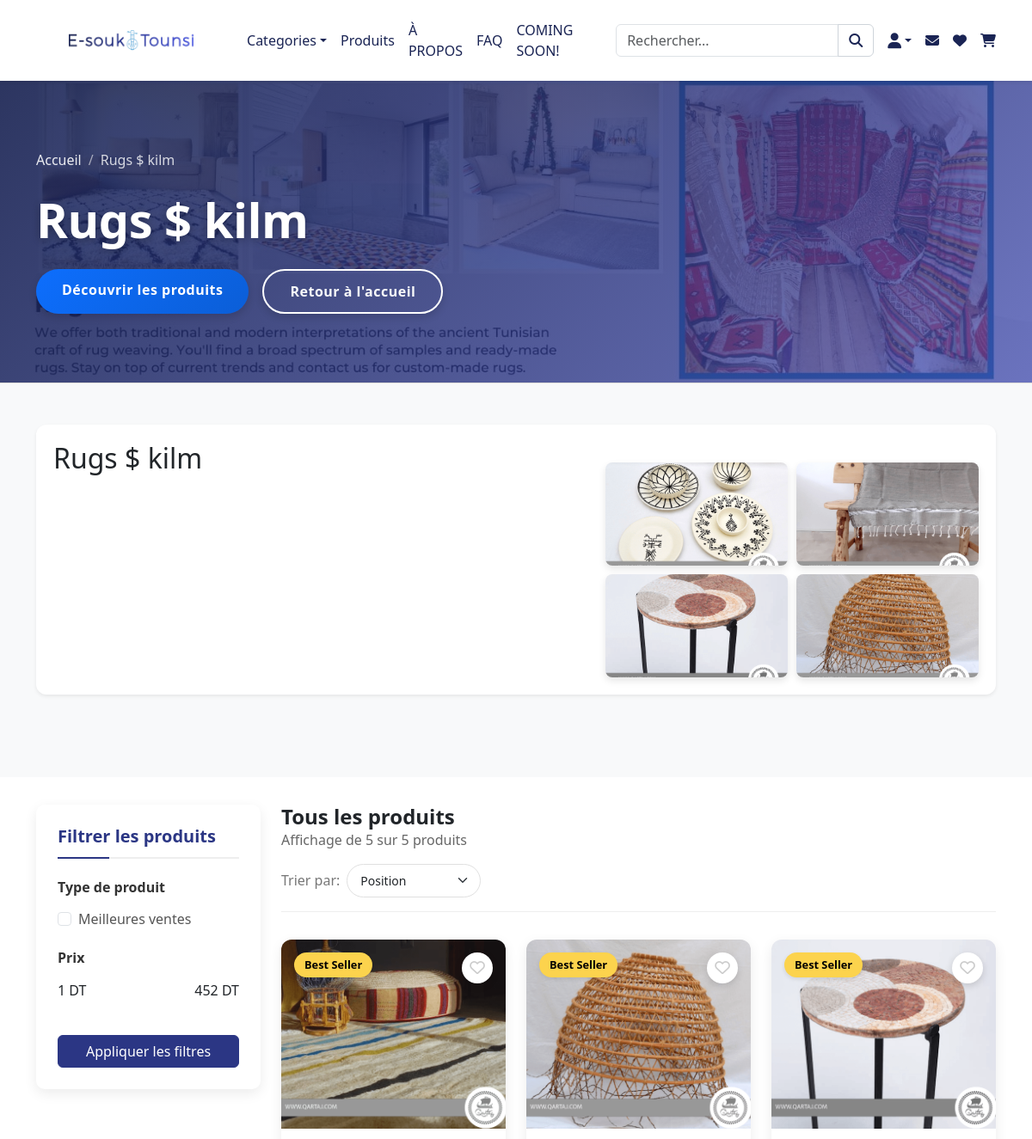
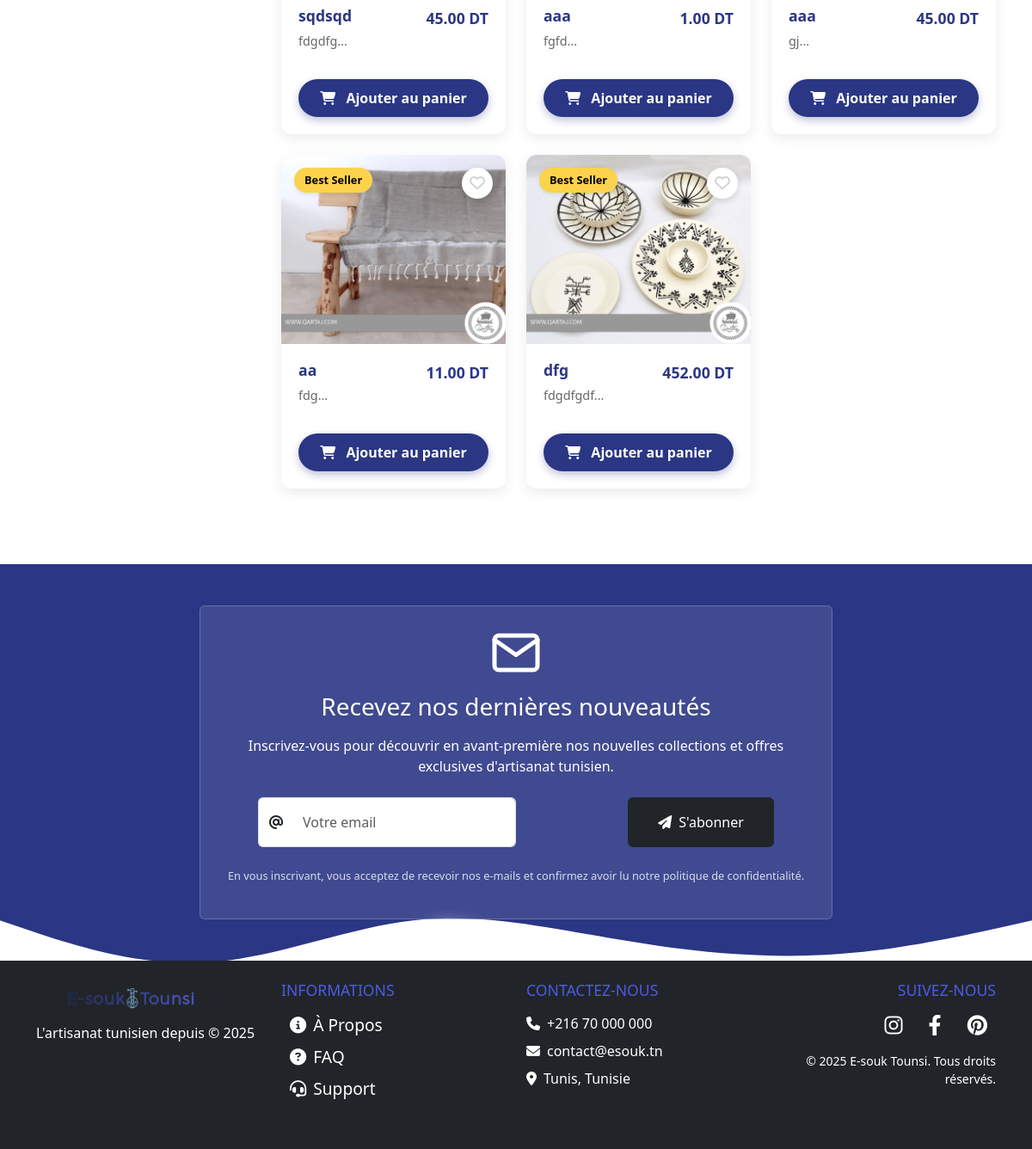
The app's page /public/pages/category-details.php?id=1 with its own data (2 pictures, top to bottom).
### tables this page shows
CREATE TABLE `category` (
  `id_category` int NOT NULL AUTO_INCREMENT,
  `name` varchar(100) NOT NULL,
  `discription` text NOT NULL,
  `image` varchar(255) DEFAULT NULL,
  PRIMARY KEY (`id_category`)
);

CREATE TABLE `product` (
  `id_product` int NOT NULL AUTO_INCREMENT,
  `title` varchar(255) NOT NULL,
  `description` text,
  `price` decimal(10,2) NOT NULL,
  `stock` int DEFAULT '0',
  `image` varchar(255) DEFAULT NULL,
  `is_best_seller` tinyint(1) NOT NULL DEFAULT '0',
  `created_at` datetime DEFAULT CURRENT_TIMESTAMP,
  `category_id` int DEFAULT NULL,
  PRIMARY KEY (`id_product`),
  KEY `category_id` (`category_id`),
  CONSTRAINT `product_ibfk_1` FOREIGN KEY (`category_id`) REFERENCES `category` (`id_category`) ON DELETE SET NULL
);

### public/pages/category-details.php (the view, shortened to what this page needs)
<?php
$db = Database::getInstance();
$category_id = isset($_GET['id']) ? intval($_GET['id']) : 0;
$priceMin = 0;
$priceMax = 1000;
$categoryQuery = $db->prepare("SELECT * FROM category WHERE id_category = ?");
$categoryQuery->execute([$category_id]);
$category = $categoryQuery->fetch(PDO::FETCH_ASSOC);
$sort = isset($_GET['sort']) ? $_GET['sort'] : 'position';
$order_by = 'created_at DESC';
$products = [];
$total_products = 0;
$featuredImages = [];
if ($category['id_category'] > 0) {
    $priceRangeQuery = $db->prepare("SELECT MIN(price) as min_price, MAX(price) as max_price FROM product WHERE category_id = ?");
    $priceRangeQuery->execute([$category_id]);
    $priceRange = $priceRangeQuery->fetch(PDO::FETCH_ASSOC);
    if ($priceRange && $priceRange['min_price'] !== null && $priceRange['max_price'] !== null) {
        $priceMin = floor($priceRange['min_price']);
        $priceMax = ceil($priceRange['max_price']);
    } else {
        $priceMin = 0;
        $priceMax = 1000;
    }
    $whereClause = "category_id = ?";
    $params = [$category_id];
    $productsQuery = $db->prepare("SELECT * FROM product WHERE $whereClause ORDER BY $order_by");
    $productsQuery->execute($params);
    $products = $productsQuery->fetchAll(PDO::FETCH_ASSOC);
    $total_products = count($products);
    $featuredImagesQuery = $db->prepare("SELECT image FROM product WHERE category_id = ? AND image IS NOT NULL AND image != '' LIMIT 5");
    $featuredImagesQuery->execute([$category_id]);
    $featuredImages = $featuredImagesQuery->fetchAll(PDO::FETCH_COLUMN);
}
?>
<!DOCTYPE html>
<html lang="fr">
<head>
    <link rel="stylesheet" href="../assets/css/category-detail.css">
    <link rel="stylesheet" href="https://cdnjs.cloudflare.com/ajax/libs/noUiSlider/14.7.0/nouislider.min.css">
    <?php include '../templates/header.php'; ?>
</head>
<body>
    <?php include '../templates/navbar.php'; ?>
    <section class="category-hero-section">
        <div class="hero-bg-overlay"></div>
        <div class="container position-relative" style="z-index: 2;">
            <div class="row align-items-center">
                <div class="col-lg-8 text-white">
                    <nav aria-label="breadcrumb">
                        <ol class="breadcrumb">
                            <li class="breadcrumb-item"><a href="index.php">Accueil</a></li>
                            <li class="breadcrumb-item active" aria-current="page"><?= htmlspecialchars($category['name']) ?></li>
                        </ol>
                    </nav>
                    <h1 class="hero-title"><?= htmlspecialchars($category['name']) ?></h1>
                    <div class="hero-buttons d-flex mt-4">
                        <a href="#product-grid" class="btn btn-primary me-3">Découvrir les produits</a>
                        <a href="index.php" class="btn btn-outline-light">Retour à l'accueil</a>
                    </div>
                </div>
            </div>
        </div>
    </section>
    <section class="category-content-section">
        <div class="container">
            <div class="category-overview shadow-sm">
                <div class="row">
                    <div class="col-lg-7">
                        <h2 class="mb-4"><?= htmlspecialchars($category['name']) ?></h2>
                    </div>
                    <div class="col-lg-5">
                        <div class="category-featured">
                            <?php if (!empty($featuredImages) && $featuredImages[0] != 'placeholder.jpg'): ?>
                            <div class="featured-images-grid">
                                <?php foreach(array_slice($featuredImages, 0, 4) as $img): ?>
                                <img src="../../root_uploads/products/<?= htmlspecialchars($img) ?>" alt="Featured Product" class="img-fluid">
                                <?php endforeach; ?>
                            </div>
                            <?php endif; ?>
                        </div>
                    </div>
                </div>
            </div>
        </div>
    </section>
    <section id="product-grid" class="product-grid-section">
        <div class="container">
            <div class="row">
                <div class="col-lg-3 mb-4">
                    <div class="filter-section">
                        <h5 class="mb-4">Filtrer les produits</h5>
                        <form id="filter-form" method="GET" action="">
                            <div class="mb-4">
                                <h6>Type de produit</h6>
                                <div class="form-check">
                                    <input class="form-check-input" type="checkbox"
                                        name="best_seller"
                                        id="best_seller"
                                        value="1"
                                        <?= (isset($_GET['best_seller']) && $_GET['best_seller'] == 1) ? 'checked' : '' ?>>
                                    <label class="form-check-label" for="best_seller">
                                        Meilleures ventes
                                    </label>
                                </div>
                            </div>
                            <div class="mb-4">
                                <h6>Prix</h6>
                                <div class="d-flex justify-content-between mb-2">
                                    <span id="priceMinValue"><?= $priceMin; ?> DT</span>
                                    <span id="priceMaxValue"><?= $priceMax; ?> DT</span>
                                </div>
                                <div id="priceRangeSlider" class="mt-2"></div>
                            </div>
                            <button type="submit" class="btn btn-primary w-100">Appliquer les filtres</button>
                        </form>
                    </div>
                </div>
                <div class="col-lg-9">
                    <div class="product-grid-header">
                        <div>
                            <h2 class="product-grid-title">Tous les produits</h2>
                            <p class="items-count mb-0">Affichage de <?= min($total_products, 24) ?> sur <?= $total_products ?> produits</p>
                        </div>
                        <div class="sort-container">
                            <label for="sort-select" class="me-2">Trier par:</label>
                            <select id="sort-select" class="form-select form-select-sm">
                                <option value="position" <?= $sort == 'position' ? 'selected' : '' ?>>Position</option>
                            </select>
                        </div>
                    </div>
                    <div class="row">
                        <?php if (count($products) > 0): ?>
                            <?php foreach ($products as $product): ?>
                                <div class="col-md-6 col-lg-4 mb-4">
                                    <div class="product-card">
                                        <div class="wishlist-icon" data-product-id="<?= $product['id_product'] ?>" onclick="toggleWishlist(<?= $product['id_product'] ?>, this)">
                                            <?php
                                            $inWishlist = isset($_SESSION['wishlist']) && in_array($product['id_product'], $_SESSION['wishlist']);
                                            ?>
                                            <i class="<?= $inWishlist ? 'fas' : 'far' ?> fa-heart"></i>
                                        </div>
                                        <div class="product-image">
                                            <a href="product-detail.php?id=<?= $product['id_product'] ?>">
                                                <img src="../../root_uploads/products/<?= htmlspecialchars($product['image'] ?: 'placeholder.jpg') ?>"
                                                     alt="<?= htmlspecialchars($product['title']) ?>">
                                            </a>
                                            <?php if (isset($product['is_best_seller']) && $product['is_best_seller']): ?>
                                                <span class="best-seller-badge">Best Seller</span>
                                            <?php endif; ?>
                                        </div>
                                        <div class="product-details">
                                            <div class="d-flex justify-content-between">
                                                <h5><a href="product.php?id=<?= $product['id_product'] ?>"><?= htmlspecialchars($product['title']) ?></a></h5>
                                                <span class="price"><?= number_format($product['price'], 2) ?> DT</span>
                                            </div>
                                            <p class="product-description">
                                                <?= substr(htmlspecialchars($product['description'] ?? ''), 0, 80) ?>...
                                            </p>
                                            <div class="product-btn-container">
                                                <button class="add-to-cart-btn" data-product-id="<?= $product['id_product'] ?>">
                                                    <i class="fas fa-shopping-cart"></i> Ajouter au panier
                                                </button>
                                            </div>
                                        </div>
                                    </div>
                                </div>
                            <?php endforeach; ?>
                        <?php endif; ?>
                    </div>
                </div>
            </div>
        </div>
    </section>
    <?php include '../templates/newsletter.php'; ?>
    <?php include '../templates/footer.php'; ?>
</body>
</html>

### public/assets/css/styles.css (style rules this page uses)
:root { --color-white: #fcfcfc; --color-dark: #1a2454; --color-medium: #2b3684; --color-primary: #3c48b5; --color-accent: #4d5ae6; --color-shadow: rgba(26, 36, 84, 0.1); }

### records on screen
category: name "Rugs $ kilm"
product: image (picture), is_best_seller "Best Seller", title "sqdsqd", price "45.00", description "fdgdfg"
product: image (picture), is_best_seller "Best Seller", title "aaa", price "1.00", description "fgfd"
product: image (picture), is_best_seller "Best Seller", title "aaa", price "45.00", description "gj"
product: image (picture), is_best_seller "Best Seller", title "aa", price "11.00", description "fdg"
product: image (picture), is_best_seller "Best Seller", title "dfg", price "452.00", description "fdgdfgdf"

### other values on screen
$priceMin "1"
$priceMax "452"
min($total_products, 24) "5"
$total_products "5"
